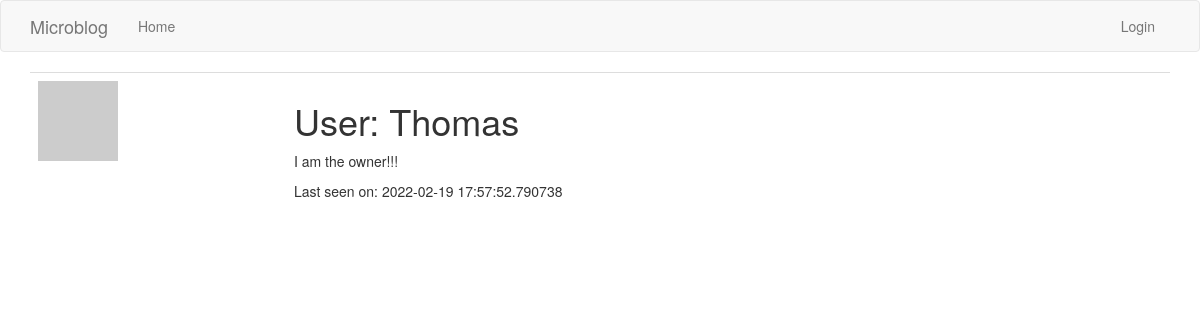
The app's page /user/Thomas, older data.
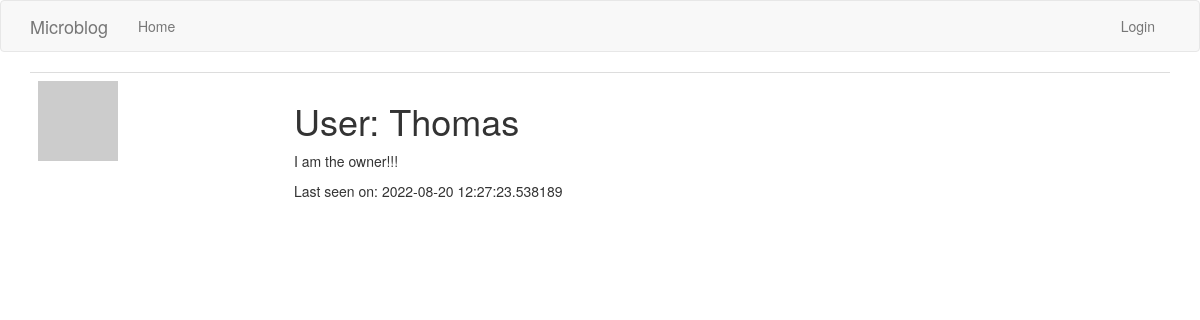
The same page, newer data.
### app/models.py (models this page shows, shortened)
class User(UserMixin, db.Model):
    id = db.Column(db.Integer, primary_key=True)
    username = db.Column(db.String(64), index=True, unique=True)
    email = db.Column(db.String(120), index=True, unique=True)
    password_hash = db.Column(db.String(128))
    admin = db.Column(db.Boolean)
    about_me = db.Column(db.String(140))
    last_seen = db.Column(db.DateTime, default=datetime.utcnow)
    def avatar(self, size):
        digest = md5(self.email.lower().encode('utf-8')).hexdigest()
        return 'https://www.gravatar.com/avatar/{}?d=identicon&s={}'.format(digest, size)

### app/routes.py (the view)
@app.route('/user/<username>')
def user(username):
    user = User.query.filter_by(username=username).first()
    return render_template('user.html', user=user)

### app/routes.py (called while the page is built)
@app.before_request
def before_request():
    if not current_user.is_anonymous:
        current_user.last_seen = datetime.utcnow()
        db.session.commit()

### app/templates/user.html (shortened to what this page needs)
{% extends "base.html" %}
{% block app_content %}
    <table class="table table-hover">
        <tr>
            <td width="256px"><img src="{{ user.avatar(256) }}"></td>
            <td>
                <h1>User: {{ user.username }}</h1>
                {% if user.about_me %}<p>{{ user.about_me }}</p>{% endif %}
                {% if user.last_seen %}<p>Last seen on: {{ user.last_seen }}</p>{% endif %}
            </td>
        </tr>
    </table>
{% endblock %}

### app/templates/base.html (shortened to what this page needs)
{% extends 'bootstrap/base.html' %}
{% block navbar %}
    <nav class="navbar navbar-default">
        <div class="container">
            <div class="navbar-header">
                <a class="navbar-brand" href="{{ url_for('index') }}">Microblog</a>
            </div>
            <div class="collapse navbar-collapse" id="bs-example-navbar-collapse-1">
                <ul class="nav navbar-nav">
                    <li><a href="{{ url_for('index') }}">Home</a></li>
                </ul>
                <ul class="nav navbar-nav navbar-right">
                    {% if current_user.is_anonymous %}
                    <li><a href="{{ url_for('login') }}">Login</a></li>
                    {% else %}
                    <li><a href="{{ url_for('user', username=current_user.username) }}">Profile</a></li>
                    <li><a href="{{ url_for('logout') }}">Logout</a></li>
                    {% endif %}
                </ul>
            </div>
        </div>
    </nav>
{% endblock %}
{% block content %}
    <div class="container">
        {% block app_content %}{% endblock %}
    </div>
{% endblock %}

Row changes from the older to the newer data that the page shows:
changed User "Thomas": last_seen "2022-02-19 17:57:52.790738" → "2022-08-20 12:27:23.538189"
